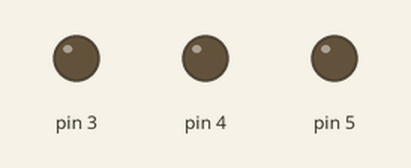
This sketch was run on a simulated Arduino Uno, built with avr-gcc and run on an emulated ATmega328P. Shown: output pins drawn as LEDs (lit = HIGH).

Above: at 0.5 s.
At 3.5 s:
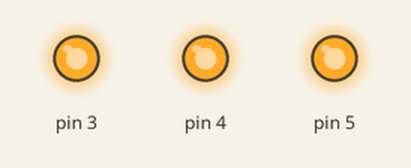
Timing chart, 0 to 4.6 s (numbered marks = the images above):
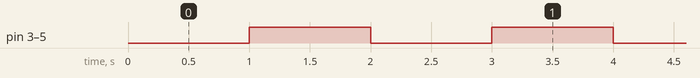

The sketch:

Practice_4_Yellow.ino
```cpp
void setup() {
  // initialize digital pin as an output.
  pinMode(3, OUTPUT);
  pinMode(4, OUTPUT);
  pinMode(5, OUTPUT);
}

// the loop function runs over and over again forever
void loop() {
  digitalWrite(3, LOW);  // turn the RED LED on
  digitalWrite(4, LOW);  // turn the GREEN LED on
  digitalWrite(5, LOW);  // turn the GREEN LED on
  delay(1000); // wait for a second

  digitalWrite(3, HIGH);   // turn the RED LED off
  digitalWrite(4, HIGH);  // turn the GREEN LED off
  digitalWrite(5, HIGH);  // turn the GREEN LED off
  delay(1000); // wait for a second
}
```

Measured:
- by itself, pin 3–5: alternates HIGH for 1.0 s and LOW for 1.0 s
